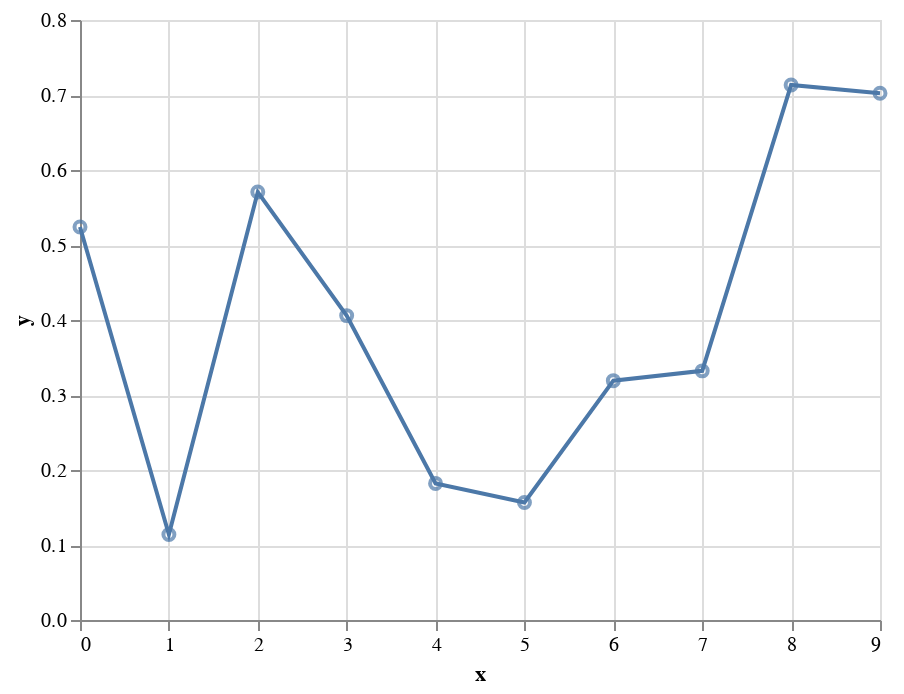

This figure's notebook cell:
### Markdown cell above
The most succinct way to layer two charts is to use the ``+`` operator:

### Code cell
layer1 + layer2

### Figure 1 — Vega-Lite specification as saved in the notebook (floating-point values rounded to 4 significant figures)
{"$schema": "https://vega.github.io/schema/vega-lite/v2.json", "config": {"view": {"height": 300, "width": 400}}, "layer": [{"data": {"values": [{"x": 0, "y": 0.524}, {"x": 1, "y": 0.1141}, {"x": 2, "y": 0.5706}, {"x": 3, "y": 0.4058}, {"x": 4, "y": 0.1821}, {"x": 5, "y": 0.1567}, {"x": 6, "y": 0.3191}, {"x": 7, "y": 0.3322}, {"x": 8, "y": 0.7134}, {"x": 9, "y": 0.7022}]}, "encoding": {"x": {"field": "x", "type": "quantitative"}, "y": {"field": "y", "type": "quantitative"}}, "mark": "point"}, {"data": {"values": [{"x": 0, "y": 0.524}, {"x": 1, "y": 0.1141}, {"x": 2, "y": 0.5706}, {"x": 3, "y": 0.4058}, {"x": 4, "y": 0.1821}, {"x": 5, "y": 0.1567}, {"x": 6, "y": 0.3191}, {"x": 7, "y": 0.3322}, {"x": 8, "y": 0.7134}, {"x": 9, "y": 0.7022}]}, "encoding": {"x": {"field": "x", "type": "quantitative"}, "y": {"field": "y", "type": "quantitative"}}, "mark": "line"}]}
